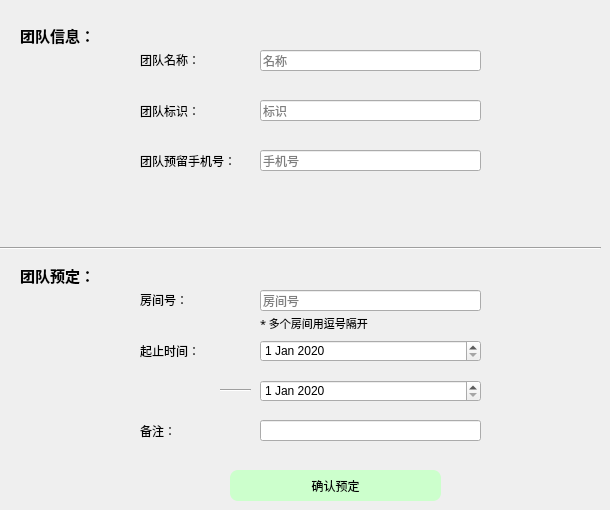
      <widget class="QWidget" name="page_9">
       <widget class="QDateEdit" name="tendtime_booking">
        <property name="geometry">
         <rect>
          <x>260</x>
          <y>380</y>
          <width>221</width>
          <height>22</height>
         </rect>
        </property>
        <property name="dateTime">
         <datetime>
          <hour>0</hour>
          <minute>0</minute>
          <second>0</second>
          <year>2020</year>
          <month>1</month>
          <day>1</day>
         </datetime>
        </property>
       </widget>
       <widget class="Line" name="line_9">
        <property name="geometry">
         <rect>
          <x>0</x>
          <y>240</y>
          <width>601</width>
          <height>16</height>
         </rect>
        </property>
        <property name="orientation">
         <enum>Qt::Horizontal</enum>
        </property>
       </widget>
       <widget class="QLabel" name="label_37">
        <property name="geometry">
         <rect>
          <x>140</x>
          <y>40</y>
          <width>101</width>
          <height>40</height>
         </rect>
        </property>
        <property name="styleSheet">
         <string notr="true">font: 9pt &quot;FontAwesome&quot;;</string>
        </property>
        <property name="text">
         <string>团队名称：</string>
        </property>
       </widget>
       <widget class="QLabel" name="label_38">
        <property name="geometry">
         <rect>
          <x>20</x>
          <y>260</y>
          <width>91</width>
          <height>31</height>
         </rect>
        </property>
        <property name="font">
         <font>
          <family>FontAwesome</family>
          <pointsize>11</pointsize>
          <weight>75</weight>
          <bold>true</bold>
         </font>
        </property>
        <property name="text">
         <string>团队预定：</string>
        </property>
       </widget>
       <widget class="QLabel" name="label_39">
        <property name="geometry">
         <rect>
          <x>140</x>
          <y>140</y>
          <width>121</width>
          <height>41</height>
         </rect>
        </property>
        <property name="styleSheet">
         <string notr="true">font: 9pt &quot;FontAwesome&quot;;</string>
        </property>
        <property name="text">
         <string>团队预留手机号：</string>
        </property>
       </widget>
       <widget class="QLineEdit" name="tphone_booking">
        <property name="geometry">
         <rect>
          <x>260</x>
          <y>150</y>
          <width>221</width>
          <height>21</height>
         </rect>
        </property>
        <property name="placeholderText">
         <string>手机号</string>
        </property>
       </widget>
       <widget class="QLabel" name="label_40">
        <property name="geometry">
         <rect>
          <x>140</x>
          <y>280</y>
          <width>101</width>
          <height>40</height>
         </rect>
        </property>
        <property name="styleSheet">
         <string notr="true">font: 9pt &quot;FontAwesome&quot;;</string>
        </property>
        <property name="text">
         <string>房间号：</string>
        </property>
       </widget>
       <widget class="Line" name="line_10">
        <property name="geometry">
         <rect>
          <x>220</x>
          <y>380</y>
          <width>31</width>
          <height>20</height>
         </rect>
        </property>
        <property name="orientation">
         <enum>Qt::Horizontal</enum>
        </property>
       </widget>
       <widget class="QLineEdit" name="tremark_booking">
        <property name="geometry">
         <rect>
          <x>260</x>
          <y>420</y>
          <width>221</width>
          <height>21</height>
         </rect>
        </property>
        <property name="text">
         <string/>
        </property>
        <property name="placeholderText">
         <string/>
        </property>
       </widget>
       <widget class="QLabel" name="label_41">
        <property name="geometry">
         <rect>
          <x>20</x>
          <y>20</y>
          <width>91</width>
          <height>31</height>
         </rect>
        </property>
        <property name="font">
         <font>
          <family>FontAwesome</family>
          <pointsize>11</pointsize>
          <weight>75</weight>
          <bold>true</bold>
         </font>
        </property>
        <property name="text">
         <string>团队信息：</string>
        </property>
       </widget>
       <widget class="QLineEdit" name="tname_booking">
        <property name="geometry">
         <rect>
          <x>260</x>
          <y>50</y>
          <width>221</width>
          <height>21</height>
         </rect>
        </property>
        <property name="placeholderText">
         <string>名称</string>
        </property>
       </widget>
       <widget class="QLabel" name="label_42">
        <property name="geometry">
         <rect>
          <x>140</x>
          <y>90</y>
          <width>101</width>
          <height>41</height>
         </rect>
        </property>
        <property name="styleSheet">
         <string notr="true">font: 9pt &quot;FontAwesome&quot;;</string>
        </property>
        <property name="text">
         <string>团队标识：</string>
        </property>
       </widget>
       <widget class="QDateEdit" name="tstarttime_booking">
        <property name="geometry">
         <rect>
          <x>260</x>
          <y>340</y>
          <width>221</width>
          <height>22</height>
         </rect>
        </property>
        <property name="dateTime">
         <datetime>
          <hour>0</hour>
          <minute>0</minute>
          <second>0</second>
          <year>2020</year>
          <month>1</month>
          <day>1</day>
         </datetime>
        </property>
       </widget>
       <widget class="QLabel" name="label_43">
        <property name="geometry">
         <rect>
          <x>140</x>
          <y>330</y>
          <width>101</width>
          <height>41</height>
         </rect>
        </property>
        <property name="styleSheet">
         <string notr="true">font: 9pt &quot;FontAwesome&quot;;</string>
        </property>
        <property name="text">
         <string>起止时间：</string>
        </property>
       </widget>
       <widget class="QLineEdit" name="tid_booking">
        <property name="geometry">
         <rect>
          <x>260</x>
          <y>100</y>
          <width>221</width>
          <height>21</height>
         </rect>
        </property>
        <property name="placeholderText">
         <string>标识</string>
        </property>
       </widget>
       <widget class="QLineEdit" name="trid_booking">
        <property name="geometry">
         <rect>
          <x>260</x>
          <y>290</y>
          <width>221</width>
          <height>21</height>
         </rect>
        </property>
        <property name="text">
         <string/>
        </property>
        <property name="placeholderText">
         <string>房间号</string>
        </property>
       </widget>
       <widget class="QPushButton" name="commitBookingTeam">
        <property name="geometry">
         <rect>
          <x>230</x>
          <y>470</y>
          <width>211</width>
          <height>31</height>
         </rect>
        </property>
        <property name="styleSheet">
         <string notr="true">#commitBookingTeam{background:#CCFFCC;
border-radius:8px}
#commitBookingTeam:hover
{
background:#CCFF99
}</string>
        </property>
        <property name="text">
         <string>确认预定</string>
        </property>
       </widget>
       <widget class="QLabel" name="label_44">
        <property name="geometry">
         <rect>
          <x>140</x>
          <y>410</y>
          <width>101</width>
          <height>41</height>
         </rect>
        </property>
        <property name="styleSheet">
         <string notr="true">font: 9pt &quot;FontAwesome&quot;;</string>
        </property>
        <property name="text">
         <string>备注：</string>
        </property>
       </widget>
       <widget class="QLabel" name="label_45">
        <property name="geometry">
         <rect>
          <x>260</x>
          <y>315</y>
          <width>211</width>
          <height>16</height>
         </rect>
        </property>
        <property name="font">
         <font>
          <family>新宋体</family>
          <pointsize>8</pointsize>
         </font>
        </property>
        <property name="text">
         <string>* 多个房间用逗号隔开</string>
        </property>
       </widget>
      </widget>
